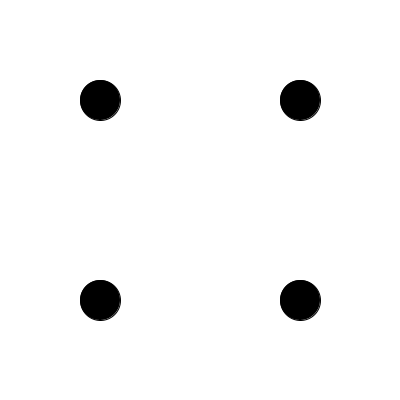
Frame 1 (no input)
Frame 60 (the mouse pressed at the canvas centre just before this capture): identical to frame 1, image omitted
Frame 120 (the mouse held since frame 60 and released just before this capture): identical to frame 1, image omitted

The Processing sketch that drew this single still picture (run headless with seeded random() and noise(); from frame 60 on, the mouse is pressed at the canvas centre):

// Processing sketch: aufgabe_W_5_13_faireWuerfel
// ── aufgabe_W_5_13_faireWuerfel.pde
// Wurf und Visualisierung eines 6-seitigen Würfels
int diceNumber = 1; // Würfelzahl, wird hier einmalig initialisiert


// Funktion zum Zeichnen einer gewürfelten Zahl, die als Integer-Wert
// übergeben wird.
void drawDice(int number) {
  // Größe des Würfelpunkts
  int dotSize = 40;

  // Zeichne Punkte in Abhängigkeit der Nummer
  // die Augenzahl
  if (number == 1) {
    ellipse(200, 200, dotSize, dotSize);
  }
  else if (number == 2) {
    ellipse(100, 100, dotSize, dotSize);
    ellipse(300, 300, dotSize, dotSize);
  }
  else if (number == 3) {
    ellipse(100, 100, dotSize, dotSize);
    ellipse(200, 200, dotSize, dotSize);
    ellipse(300, 300, dotSize, dotSize);
  }
  else if (number == 4) {
    ellipse(100, 100, dotSize, dotSize);
    ellipse(300, 300, dotSize, dotSize);
    ellipse(300, 100, dotSize, dotSize);
    ellipse(100, 300, dotSize, dotSize);
  }
  else if (number == 5) {
    ellipse(100, 100, dotSize, dotSize);
    ellipse(300, 300, dotSize, dotSize);
    ellipse(300, 100, dotSize, dotSize);
    ellipse(100, 300, dotSize, dotSize);
    ellipse(200, 200, dotSize, dotSize);
  }
  else if (number == 6) {
    ellipse(100, 100, dotSize, dotSize);
    ellipse(300, 300, dotSize, dotSize);
    ellipse(300, 100, dotSize, dotSize);
    ellipse(100, 300, dotSize, dotSize);
    ellipse(100, 200, dotSize, dotSize);
    ellipse(300, 200, dotSize, dotSize);
  }
}

// Funktion zum Generieren einer Zufallszahl,
// die dann als Integer-Wert zurückgeliefert wird
int throwDice() {
  // Mit dem Zufallszahlgenerator random wird eine
  // Zahl von 1-6 generiert.
  return int(random(1, 7));
}

// Diese Funktion wird ausgeführt, wenn eine Taste
// gedrückt wurde.
void keyPressed() {
  diceNumber = throwDice();
}

// Startpunkt des Hauptprogramms
// Hier wird die implementierte Funktion zu Demonstrations- und
// Testzwecken aufgerufen.
void setup() {
  size(400, 400);

  diceNumber = throwDice(); // Zur Initialisierung einmal werfen
}

// Funktion zum Zeichnen
void draw() {
  clear();
  stroke(0);
  fill(0);
  background(255, 255, 255);

  drawDice(diceNumber);
}
